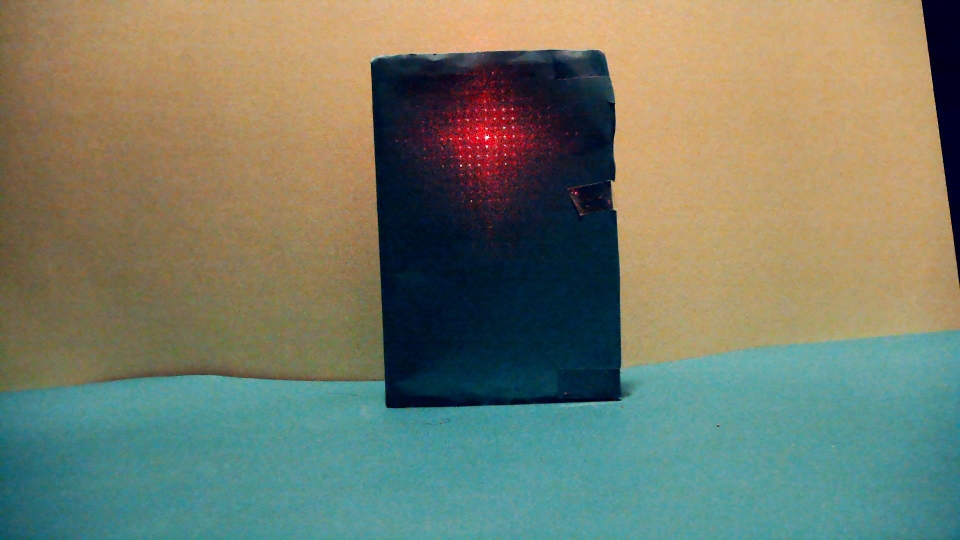
#> input picture img1.jpeg, 1920 x 1080 px, given in place of the camera (shown at 1/2 size)
$ python main.py
#> lines starting #> are read from the running program, lines starting #| are printed output that depends on the picture; after the words box and inside, x2 and y2 are one past the last pixel; in counts of white or black regions, pixels touching at a corner belong together; long printed decimals are rounded
import numpy as np
import cv2
import time
from scipy import stats
import matplotlib.pyplot as plt
from matplotlib import pyplot as plt
import math
from pylab import array, plot, show, axis, arange, figure, uint8
#load image or camera and turn to HSV


def adjust_gamma(image, gamma=1.0):
    invGamma = 1.0 / gamma
    table = np.array([((i / 255.0) ** invGamma) * 255
                      for i in np.arange(0, 256)]).astype("uint8")
    return cv2.LUT(image, table)

cap = cv2.VideoCapture(1)
focus = 0  # min: 0, max: 255, increment:5
cap.set(cv2.CAP_PROP_AUTOFOCUS, 0)
cap.set(cv2.CAP_PROP_EXPOSURE, -13)
cap.set(14, 250)
cap.set(cv2.CAP_PROP_FRAME_WIDTH, 3000)
cap.set(cv2.CAP_PROP_FRAME_HEIGHT, 3000)
while(True):
    # Capture frame-by-frame
    ret, image = cap.read()
#> image is the input picture: shape (1080, 1920, 3); mean B, G, R 105.9, 124.7, 117.7
    redImage = image.copy()


    #######################################################Filtering Stage#############################################
    # set blue and green channels to 0
    redImage[:, :, 0] = 0
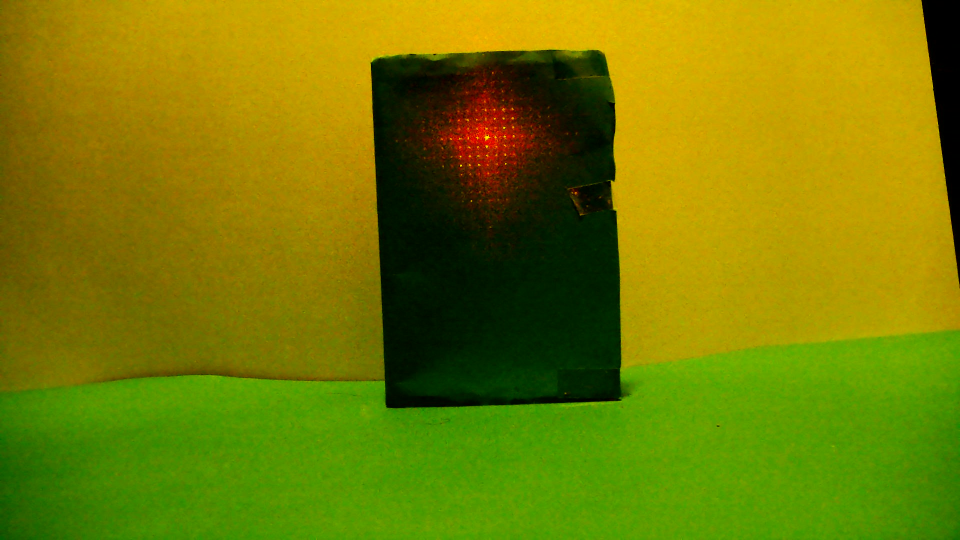
#> redImage: shape (1080, 1920, 3) (shown at 1/2 size); mean B, G, R 0, 124.7, 117.7
    redImage[:, :, 1] = 0
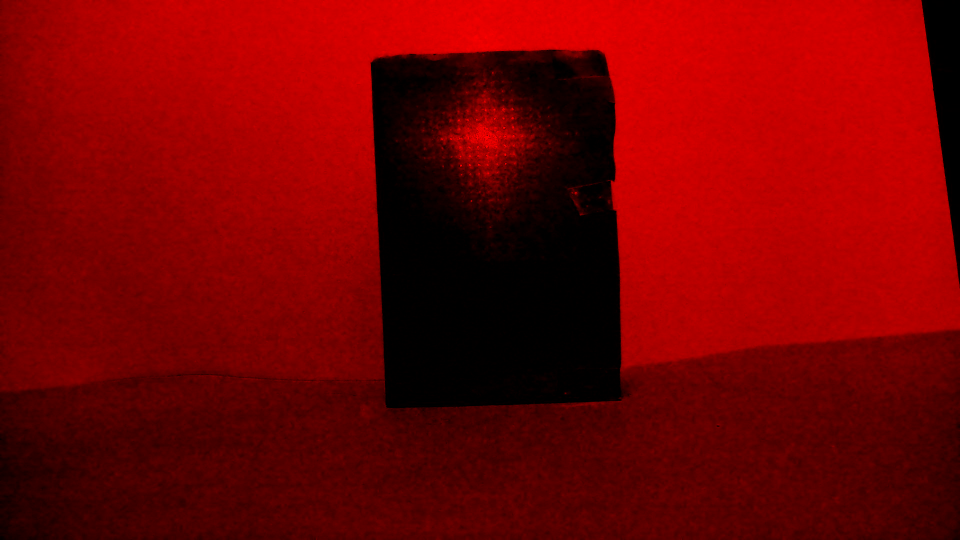
#> redImage: shape (1080, 1920, 3) (shown at 1/2 size); mean B, G, R 0, 0, 117.7
    capture = redImage

    #Turn to grey scale
    grayImage = cv2.cvtColor(capture, cv2.COLOR_BGR2GRAY)
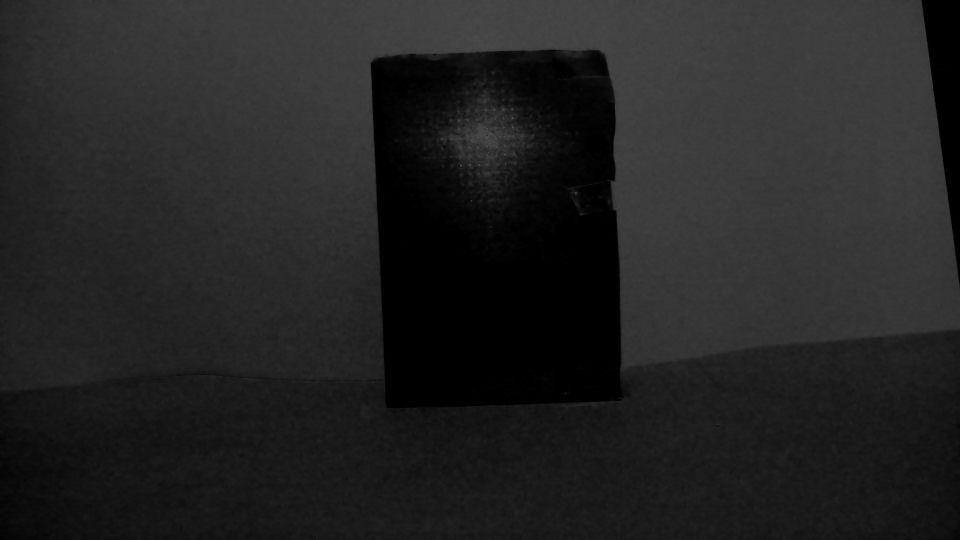
#> grayImage: shape (1080, 1920) (shown at 1/2 size); min 0, max 76, mean 35.2

    #Apply first otsu filter to filter weak tiny pixels to obtain image with DG dots only
    firstGaussianBlur = cv2.GaussianBlur(grayImage, (7, 7), 0)
    firstTh1, firstMask1 = cv2.threshold(firstGaussianBlur, 0, 255, cv2.THRESH_BINARY+cv2.THRESH_OTSU)
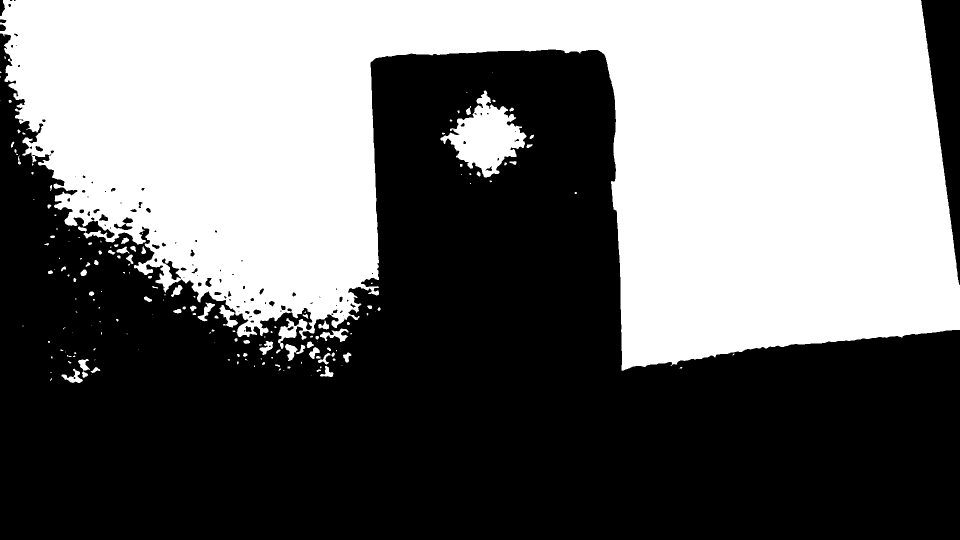
#> firstMask1: shape (1080, 1920) (shown at 1/2 size); 44.1% white; 176 white regions (96 under 20 px), largest, box (x1, y1, x2, y2) and area: (0, 0, 1920, 742) 892200, (881, 181, 1053, 355) 13953, (439, 610, 476, 655) 679
#> firstTh1 = 37
    n_white_pix = 0
    firstTh2 = firstTh1
#> firstTh2 = 37
    firstMask2 = firstMask1
    while True:
        n_white_pix = np.sum(firstMask2 == 255)
        if n_white_pix > 10000:
            firstTh2 = firstTh2 + 5
            ret, firstMask2 = cv2.threshold(firstGaussianBlur, firstTh2, 255, cv2.THRESH_BINARY)
        else:
            break
#> this loop made 8 passes
#> (n_white_pix, firstTh2, ret) on passes 1 to 7: (915474, 42, 42), (806952, 47, 47), (722505, 52, 52), (597867, 57, 57), (389953, 62, 62), (134671, 67, 67), (26414, 72, 72)
#> n_white_pix on pass 8: 122
#> pass 1, `ret, firstMask2 = cv2.threshold(firstGaussianBlur, firstTh2, 255, cv2...`:
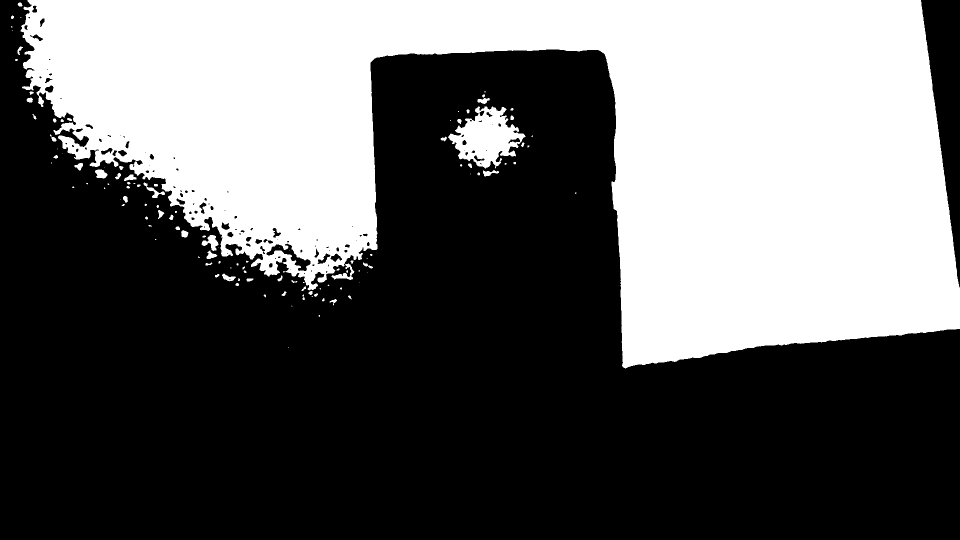
#> firstMask2: shape (1080, 1920) (shown at 1/2 size); 38.9% white; 118 white regions (53 under 20 px), largest, box (x1, y1, x2, y2) and area: (41, 0, 1920, 737) 790773, (896, 213, 1051, 337) 10361, (403, 470, 437, 502) 528
#> after the loop, firstTh2 = 72

    #Apply second otsu filter to filter second order dot to obtain image with first order DG dots only
    secondMaskedImage = cv2.bitwise_and(grayImage,grayImage,mask = firstMask2)
    adjusted = adjust_gamma(secondMaskedImage, gamma=1.8)
    secondAvgBlurImage = cv2.blur(adjusted, (29, 29))
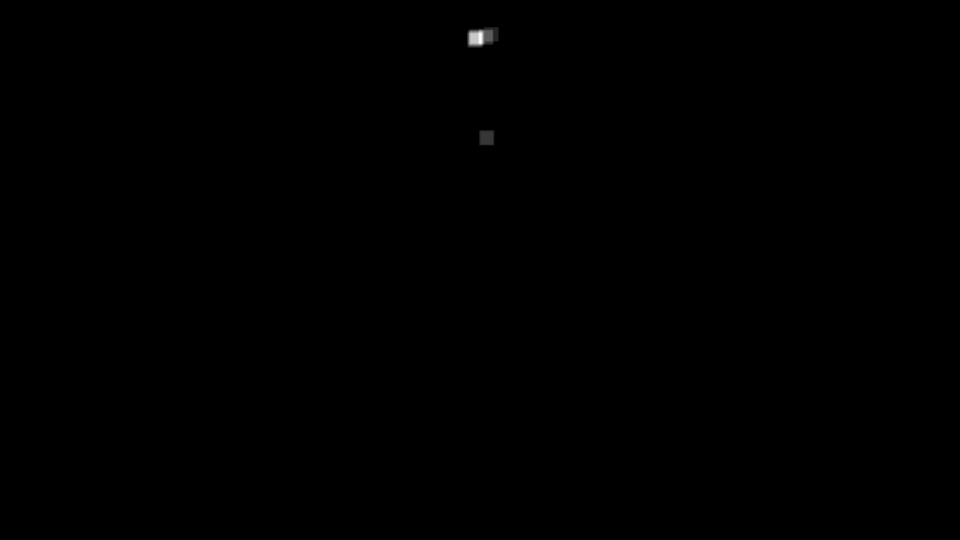
#> secondAvgBlurImage: shape (1080, 1920) (shown at 1/2 size); min 0, max 14, mean 0.00762; drawn with min black and max white
    secondTh1, secondMask1 = cv2.threshold(secondAvgBlurImage, 0, 255, cv2.THRESH_BINARY + cv2.THRESH_OTSU)
#> secondMask1: shape (1080, 1920); 0.06% white; 1 white region, box (x1, y1, x2, y2) and area: (937, 60, 985, 92) 1309
#> secondTh1 = 4
    secondTh2, secondMask2 = cv2.threshold(secondAvgBlurImage, secondTh1, 255, cv2.THRESH_BINARY)
#> secondTh2 = 4
    secondMaskedImage = cv2.bitwise_and(grayImage, grayImage, mask=secondMask2)
    secondAvgBlurImage = cv2.blur(secondMaskedImage, (3, 3))
    secondTh1, secondMask1 = cv2.threshold(secondAvgBlurImage, 0, 255, cv2.THRESH_BINARY + cv2.THRESH_OTSU)
#> secondMask1: shape (1080, 1920); 0.06% white; 1 white region, box (x1, y1, x2, y2) and area: (937, 60, 985, 92) 1307
#> secondTh1 = 32
    secondTh2, secondMask2 = cv2.threshold(secondAvgBlurImage, secondTh1, 255, cv2.THRESH_BINARY)
#> secondTh2 = 32

    # apply third filter to obtain region with first order do
    thirdMaskedImage = cv2.bitwise_and(adjusted,adjusted,mask = secondMask2)
    thirdTh, thirdMask = cv2.threshold(thirdMaskedImage, 0,255, cv2.THRESH_BINARY)
#> thirdMask: shape (1080, 1920); 0.01% white; 3 white regions (1 under 20 px), largest, box (x1, y1, x2, y2) and area: (947, 71, 956, 83) 72, (969, 71, 974, 77) 20

    #Variable for next stage
    kernel = np.ones((3, 3), np.uint8)
    erosion = cv2.erode(thirdMask, kernel, iterations=1)
#> erosion: shape (1080, 1920); 0% white; 3 white regions (2 under 20 px), largest, box (x1, y1, x2, y2) and area: (949, 72, 955, 81) 35
    filteredImage = thirdMask

    cv2.imshow("IUmage", filteredImage)
    ###################################################################################################################


    ################################################Extraction stage###################################################
    im = cv2.findNonZero(filteredImage)
#> im = contour of 104 points, box (x1, y1, x2, y2) (947, 67, 985, 83), area 76
    n_white_pix = np.sum(filteredImage == 255)
#> n_white_pix = 104
    if n_white_pix > 20:
        im = im[:, 0, :]
#> im = 104 pairs, first value 947 to 984, second value 67 to 82
        std = np.std(im)
#> std = 442
        x = im[:, 0]
#> x = 104 values, max 984 at index 7, min 947 at index 86, mean 958.6
        y = im[:, 1]
#> y = 104 values from 67 to 82
        plt.scatter(x, y)
        slope, intercept, r, p, std_err = stats.linregress(x, y)
#> slope = -0.215; intercept = 281.2; r = -0.695; p = 2.77e-16; std_err = 0.0221
        print(std)
#| 442.008
    else:
        Area = 0
        #print("Area", Area)
    if cv2.waitKey(1) & 0xFF == ord('q'):
#> (key q is pressed here)
        break

    time.sleep(0.01)

# When everything done, release the capture
cap.release()
cv2.destroyAllWindows()
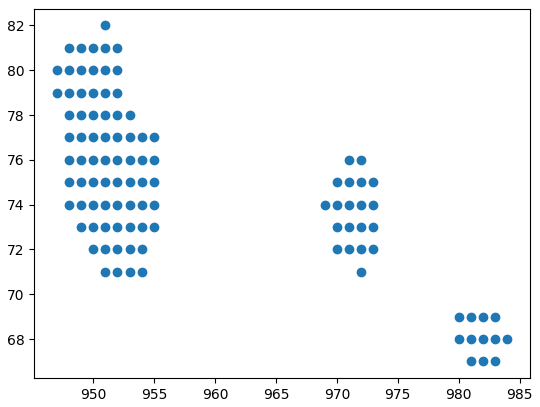
#> figure drawn by matplotlib, 1 panel
